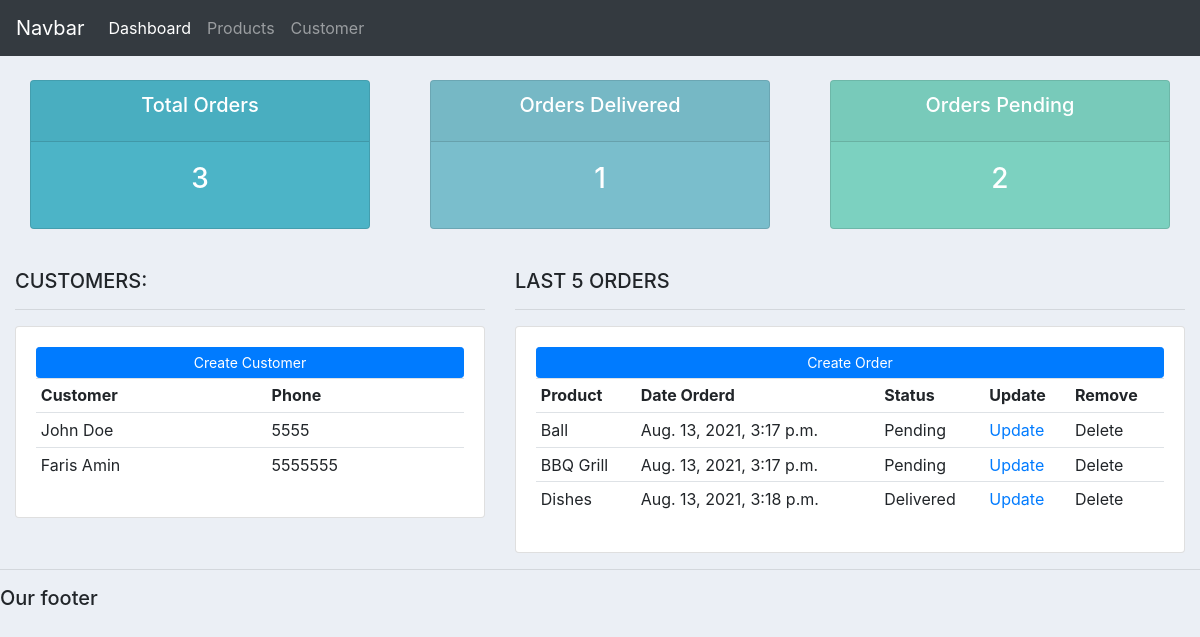
The page / on the database its author committed.
### accounts/models.py (models this page shows, shortened)
class Customer(models.Model):
    name = models.CharField(max_length=250, null=True)
    phone = models.CharField(max_length=200, null=True)
    email = models.CharField(max_length=200, null=True)
    date_created = models.DateTimeField(auto_now_add=True, null=True)

class Order(models.Model):
    STATUS = (
            ('Pending', 'Pending'),
            ('Out for delivery', 'Out for Delivery'),
            ('Delivered', 'Delivered'),
            )
    customer = models.ForeignKey(Customer, null=True, on_delete=models.SET_NULL)
    product = models.ForeignKey(Product, null=True, on_delete=models.SET_NULL)
    date_created = models.DateTimeField(auto_now_add=True, null=True)
    status = models.CharField(max_length=250, null=True, choices=STATUS)

class Product(models.Model):
    CATEGORY = (
            ('Indoor', 'Indoor'),
            ('Outdoor', 'Outdoor'),
            )
    name = models.CharField(max_length=250, null=True)
    price = models.FloatField(null=True)
    category = models.CharField(max_length=200, null=True, choices=CATEGORY)
    description = models.CharField(max_length=250, null=True, blank=True)
    date_created = models.DateTimeField(auto_now_add=True, null=True)
    tags = models.ManyToManyField(Tag)
    def __str__(self):
        return self.name

### accounts/views.py (the view)
# urls.py: path('', views.home),
def home(request):
    orders = Order.objects.all()
    customers = Customer.objects.all()
    total_customer = customers.count()
    total_order = orders.count()
    delivered = orders.filter(status='Delivered').count()
    pending = orders.filter(status='Pending').count()
    context = {'orders': orders,'customers':customers,
    'total_customer': total_customer, 'total_orders' : total_order,
    'delivered': delivered, 'pending': pending}
    return render(request, 'accounts/dashboard.html', context)

### accounts/templates/accounts/dashboard.html
{%  extends 'accounts/main.html' %}
{% block content %}
{%  include 'accounts/status.html' %}
<br>
<div class="row">
	<div class="col-md-5">
		<h5>CUSTOMERS:</h5>
		<hr>
		<div class="card card-body">
			<a class="btn btn-primary  btn-sm btn-block" href="">Create Customer</a>
			<table class="table table-sm">
				<tr>
					<th>Customer</th>
					<th>Phone</th>
				</tr>
				{% for customer in customers %}
				<tr>
					<td>{{customer.name}}</td>
					<td>{{customer.phone}}</td>
				</tr>
				{% endfor %}
			</table>
		</div>
	</div>
	<div class="col-md-7">
		<h5>LAST 5 ORDERS</h5>
		<hr>
		<div class="card card-body">
			<a class="btn btn-primary  btn-sm btn-block" href="">Create Order</a>
			<table class="table table-sm">
				<tr>
					<th>Product</th>
					<th>Date Orderd</th>
					<th>Status</th>
					<th>Update</th>
					<th>Remove</th>
				</tr>
				{% for order in orders %}
				<tr>
					<td>{{order.product}}</td>
					<td>{{order.date_created}}</td>
					<td>{{order.status}}</td>
					<td><a href="">Update</a></td>
					<td><a href=""></a>Delete</td>
				</tr>
				{% endfor %}
			</table>
		</div>
	</div>
</div>
{% endblock %}

### accounts/templates/accounts/main.html (shortened to what this page needs)
<!DOCTYPE html>
<html>
<head>
	<link rel="stylesheet" href="https://stackpath.bootstrapcdn.com/bootstrap/4.3.1/css/bootstrap.min.css">
</head>
<body>
	{%  include 'accounts/navbar.html' %}
	<div class="container-fluid">
	{% block content %}
	{% endblock %}
    </div>
	<hr>
	<h5>Our footer</h5>
</body>
</html>

### accounts/templates/accounts/navbar.html (shortened to what this page needs)
<nav class="navbar navbar-expand-lg navbar-dark bg-dark">
    <a class="navbar-brand" href="#">Navbar</a>
    <div class="collapse navbar-collapse" id="navbarNav">
      <ul class="navbar-nav">
        <li class="nav-item active">
          <a class="nav-link" href="#">Dashboard</a>
        </li>
        <li class="nav-item">
          <a class="nav-link" href="#">Products</a>
        </li>
        <li class="nav-item">
          <a class="nav-link" href="#">Customer</a>
        </li>
      </ul>
    </div>
  </nav>

### accounts/templates/accounts/status.html
<br>
<div class="row">
	<div class="col">
		<div class="col-md">
			<div class="card text-center text-white  mb-3" id="total-orders">
			  	<div class="card-header">
			  		<h5 class="card-title">Total Orders</h5>
			  	</div>
			  	<div class="card-body">
			    	<h3 class="card-title">{{total_orders}}</h3>
			  	</div>
			</div>
		</div>
	</div>
	<div class="col">
		<div class="col-md">
			<div class="card text-center text-white  mb-3" id="orders-delivered">
			  	<div class="card-header">
			  		<h5 class="card-title">Orders Delivered</h5>
			  	</div>
			  	<div class="card-body">
			    	<h3 class="card-title">{{delivered}}</h3>
			  	</div>
			</div>
		</div>
	</div>
	<div class="col">
		<div class="col-md">
			<div class="card text-center text-white  mb-3" id="orders-pending">
			  	<div class="card-header">
			  		<h5 class="card-title">Orders Pending</h5>
			  	</div>
			  	<div class="card-body">
			    	<h3 class="card-title">{{pending}}</h3>
			  	</div>
			</div>
		</div>
	</div>
</div>

### accounts/templates/accounts/main.html (style rules this page uses)
body { background-color: #ebeff5; }
#total-orders { background-color: #4cb4c7; }
#orders-delivered { background-color: #7abecc; }
#orders-pending { background-color: #7CD1C0; }

### rows shown on the page
Customer: name "John Doe", phone "5555"
Customer: name "Faris Amin", phone "5555555"
Order: product "Ball", date_created "Aug. 13, 2021, 3:17 p.m.", status "Pending"
Order: product "BBQ Grill", date_created "Aug. 13, 2021, 3:17 p.m.", status "Pending"
Order: product "Dishes", date_created "Aug. 13, 2021, 3:18 p.m.", status "Delivered"

### other values the page prints
{{ total_orders }} "3"
{{ delivered }} "1"
{{ pending }} "2"
